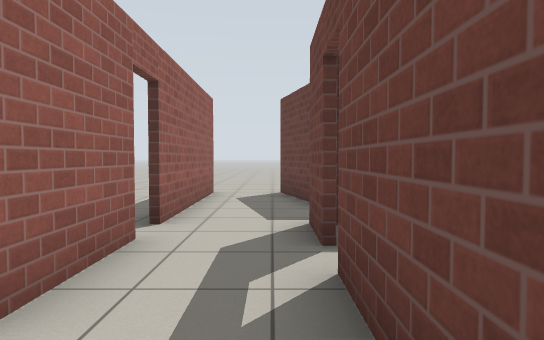
view 1 (above)

18 first-person views from a walk through a world built for the Gazebo simulator. The camera is 0.94 m above the floor, tilts 2° down and sees 75° across. The floor is counted in squares, 1 m on a side. Each view is taken from the middle of a square. On the plan, view 1 faces up. The plan holds only what a view shows up to about 12 squares ahead; the rest is blank. Gazebo's built-in surfaces are drawn with simple patterns.

view 2
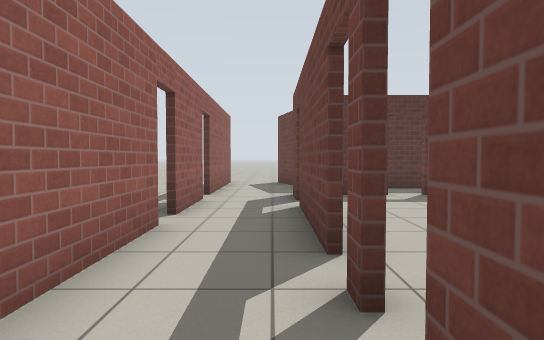

view 3
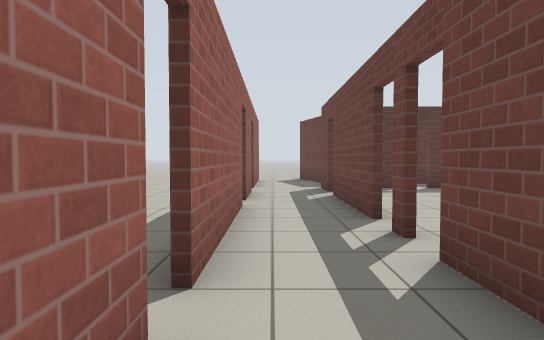

view 4
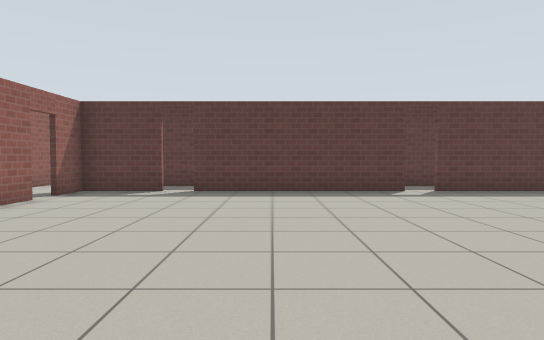

view 5
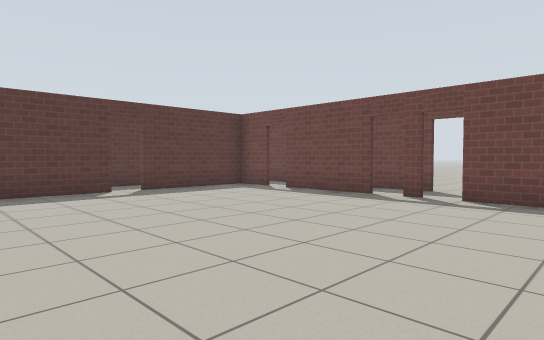

view 6
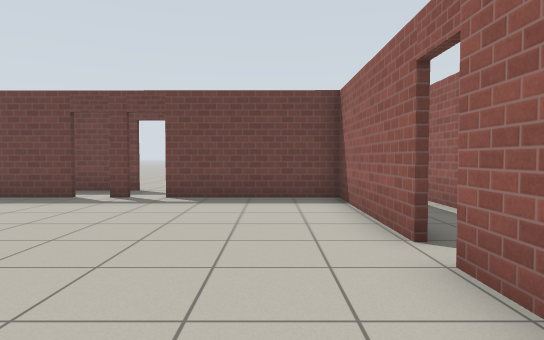

view 7
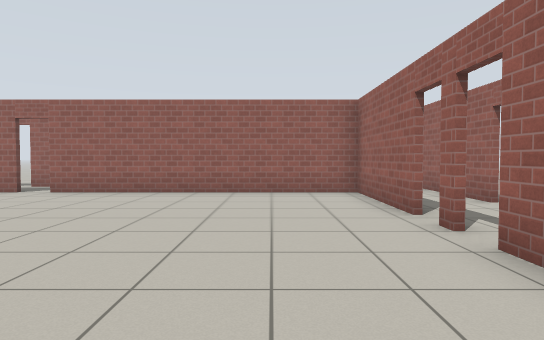

view 8
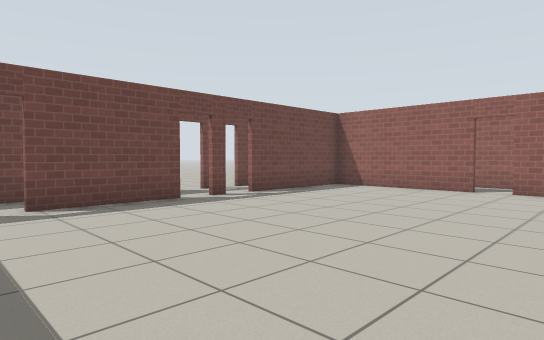

view 9
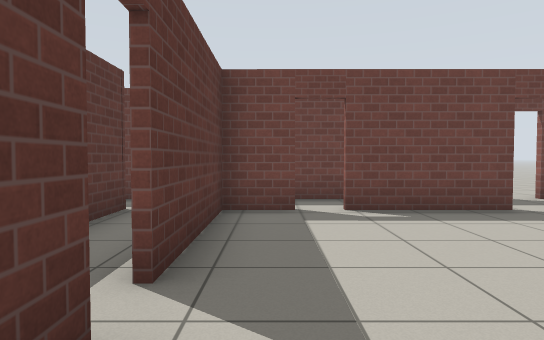

view 10
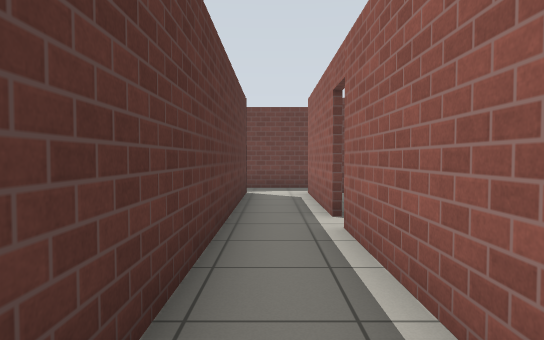

view 11
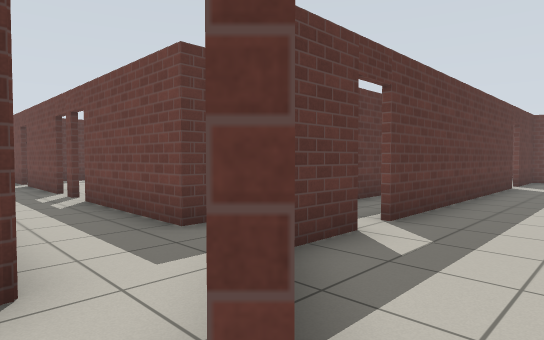

view 12
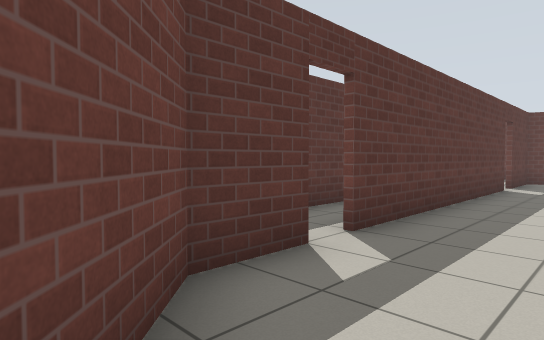

view 13
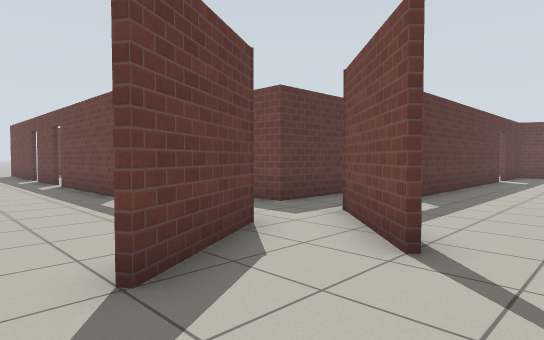

view 14
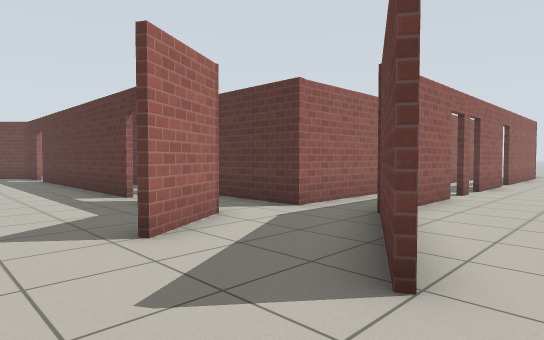

view 15
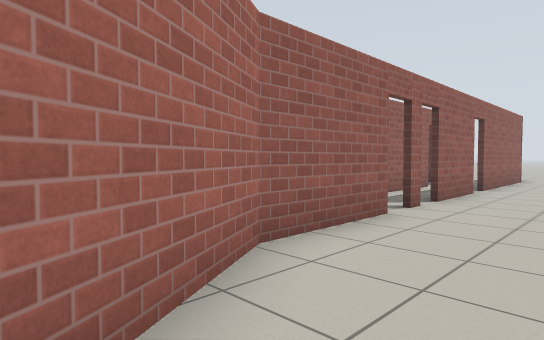

view 16
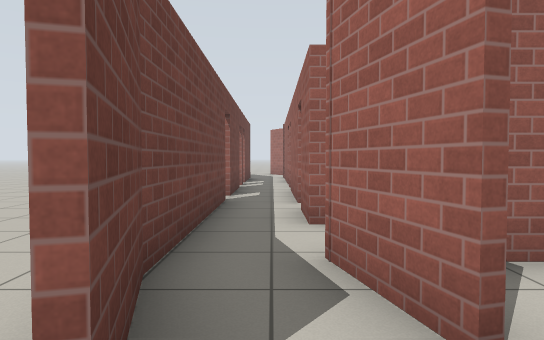

view 17
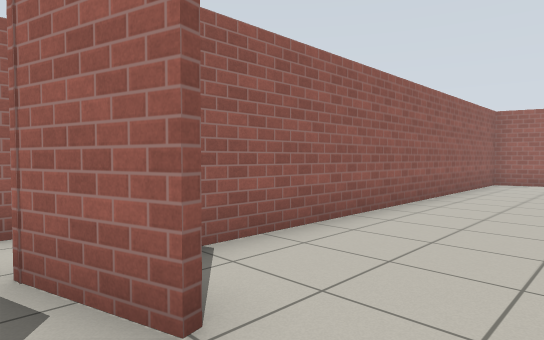

view 18
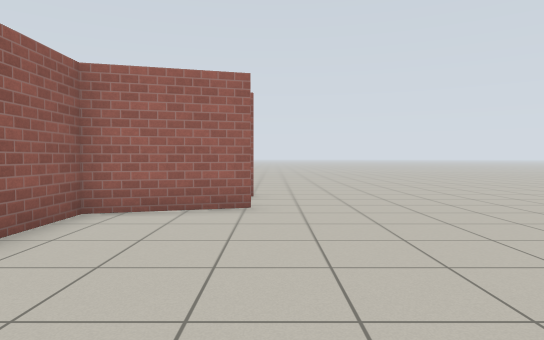

### Floor plan
Points are (right, up) in squares from view 1. A wall is a line through its corners. A room is listed if a view was taken in it or the views show most of it. See-through windows are left out.
Room 1 (views 1, 2, 3, 10)
walls: (0.5, 3.6) (0.5, 5.1); (-1.6, 4.1) (-1.6, 1.8); (-1.6, 1) (-1.6, -3.5); (0.5, -0.6) (0.5, 2.9); (0.8, 7.4) (0.2, 9.6); (0.5, -2) (0.5, -1.5); (6.1, 5) (9.8, 5); (-1.6, 9.6) (-1.6, 4.9); (-1.6, -4.4) (-1.6, -7.8); (2.4, -6.7) (0.5, -6.7) (0.5, -2.8); (10.6, 5) (14.5, 5); (-1.7, -10.5) (0.5, -8.4); (14, 8.5) (14.5, 6.7) (2.4, 6.7); (16, 5.5) (16, 7.2); (16, 7.1) (15.5, 9.1)
ways out: open door at (1, -2) to room 2; open door at (1, 3.5) to room 2; open door at (3.5, 5) to room 2; open door at (10, 5) to room 2; open door at (2.5, -8.5) to room 3; opening at (1, 10.5) to room 4; opening at (15, 7.5) to room 4; opening at (15, 6) to room 5; opening at (-2, 10.5); open door at (-2, -4); open door at (-2, 1.5); open door at (-2, 4.5)
Room 2 (views 4, 5, 6, 7, 8, 9)
walls: (9.9, -6.6) (14.3, -6.6) (14.3, -2.5); (0.7, -1.5) (0.7, -2); (0.7, 0) (0.7, -0.6); (9.8, 4.9) (3.8, 4.9); (0.7, -2.8) (0.7, -6.6) (9.1, -6.6); (3, 4.9) (0.7, 4.9) (0.7, 3.6); (14.3, -1.7) (14.3, -1.1); (14.3, -0.3) (14.3, 2.8); (0.7, 2.9) (0.7, 1.9); (14.3, 3.5) (14.3, 4.9) (10.5, 4.9)
ways out: open door at (1, -2) to room 1; open door at (1, 3.5) to room 1; open door at (3.5, 5) to room 1; open door at (10, 5) to room 1; open door at (14, -1) to room 5; open door at (14, 3) to room 5; open door at (9.5, -7)
Room 3 (views 11, 12, 13, 14, 15)
walls: (10.9, -8.6) (2.9, -8.6); (2.1, -8.6) (0.5, -8.6) (-0.9, -10); (13.6, -8.6) (11.6, -8.6); (14.6, -9.2) (15.1, -10.1); (-1.5, -8.1) (-4, -9.6); (17.9, -9.8) (17, -8.2)
ways out: open door at (2.5, -8.5) to room 1; opening at (16, -9) to room 5; open door at (11, -8.5) to room 5; opening at (-5, -9); opening at (19, -9)
Room 4 (views 16, 17, 18)
walls: (0.4, 9.6) (1.1, 6.8) (13, 6.8)
ways out: opening at (1, 10.5) to room 1; opening at (15, 7.5) to room 1
Room 5 (no view inside)
walls: (14.4, -3.5) (14.4, -6.7) (11.9, -6.7); (16, -4) (16, -3.4); (16, -1.3) (16, 1.4); (16, 2.1) (16, 5.5); (14.1, -8.4) (14.6, -9.2); (17, -8.2) (16.1, -6.5); (14.5, 2.8) (14.5, -0.1); (12.4, -8.4) (13.8, -8.4); (14.5, 5) (14.5, 3.5)
ways out: opening at (15, 6) to room 1; open door at (14, -1) to room 2; open door at (14, 3) to room 2; opening at (16, -9) to room 3; open door at (11, -8.5) to room 3; open door at (16, -2); open door at (16, 2)

Where each view was taken, in squares from view 1:
view 1: 0 up, 0 right, facing up
view 2: 4 down, 0 right, facing up
view 3: 6 down, 1 left, facing up
view 4: 5 down, 6 right, facing up
view 5: 5 down, 6 right, facing up-right
view 6: 5 down, 6 right, facing right
view 7: 3 up, 3 right, facing down
view 8: 4 up, 7 right, facing down-right
view 9: 4 up, 8 right, facing right
view 10: 6 up, 5 right, facing right
view 11: 11 down, 2 left, facing up-right
view 12: 11 down, 1 left, facing up-right
view 13: 12 down, 5 left, facing up-right
view 14: 12 down, 19 right, facing up-left
view 15: 9 down, 19 right, facing up-left
view 16: 10 up, 15 right, facing down
view 17: 10 up, 15 right, facing down-left
view 18: 10 up, 7 right, facing left
